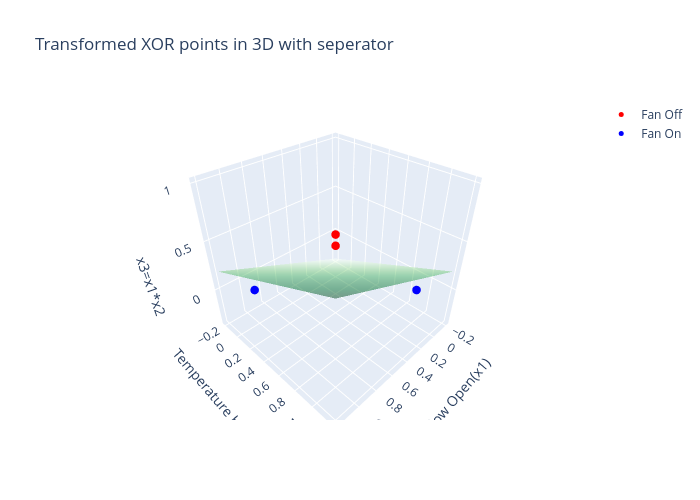

Source (notebook cell):
### Code cell
import plotly.graph_objects as go

# Create a Plotly figure
fig = go.Figure()

# Add the points to the plot
fig.add_trace(go.Scatter3d(x=X_new[y==0, 0], y=X_new[y==0, 1], z=X_new[y==0, 2],
                           mode='markers', marker=dict(color='red', size=5), name='Fan Off'))

fig.add_trace(go.Scatter3d(x=X_new[y==1, 0], y=X_new[y==1, 1], z=X_new[y==1, 2],
                           mode='markers', marker=dict(color='blue', size=5), name='Fan On'))

# Define the seperator plane
xx,yy = np.meshgrid(np.linspace(-0.2,1.2,20), np.linspace(-0.2,1.2,20))
zz = (-w[0]*xx - w[1]*yy - b) / w[2]
fig.add_trace(go.Surface(x=xx,y=yy, z=zz, opacity=0.5, colorscale='Greens',showscale=False, name='Decision Boundary'))

# Set the layout for better view
fig.update_layout(title='Transformed XOR points in 3D with seperator',
                  scene=dict(xaxis_title='Window Open(x1)', yaxis_title='Temperature High(x2)', zaxis_title='x3=x1*x2'),
                  width=700, height=500)

# Show the figure
fig.show()

### Figure 1 — Plotly figure (JSON) as saved in the notebook; plotly's stock layout.template omitted (floating-point values rounded to 4 significant figures; data arrays with more than 128 entries replaced by an {"elided": "..."} marker saying what was removed)
{"data": [{"marker": {"color": "red", "size": 5}, "mode": "markers", "name": "Fan Off", "type": "scatter3d", "x": [0, 1], "y": [0, 1], "z": [0, 1]}, {"marker": {"color": "blue", "size": 5}, "mode": "markers", "name": "Fan On", "type": "scatter3d", "x": [0, 1], "y": [1, 0], "z": [0, 0]}, {"colorscale": [[0, "rgb(247,252,245)"], [0.125, "rgb(229,245,224)"], [0.25, "rgb(199,233,192)"], [0.375, "rgb(161,217,155)"], [0.5, "rgb(116,196,118)"], [0.625, "rgb(65,171,93)"], [0.75, "rgb(35,139,69)"], [0.875, "rgb(0,109,44)"], [1, "rgb(0,68,27)"]], "name": "Decision Boundary", "opacity": 0.5, "showscale": false, "type": "surface", "x": {"elided": "20x20 float values"}, "y": {"elided": "20x20 float values"}, "z": {"elided": "20x20 float values"}}], "layout": {"height": 500, "scene": {"xaxis": {"title": {"text": "Window Open(x1)"}}, "yaxis": {"title": {"text": "Temperature High(x2)"}}, "zaxis": {"title": {"text": "x3=x1*x2"}}}, "title": {"text": "Transformed XOR points in 3D with seperator"}, "width": 700}}
